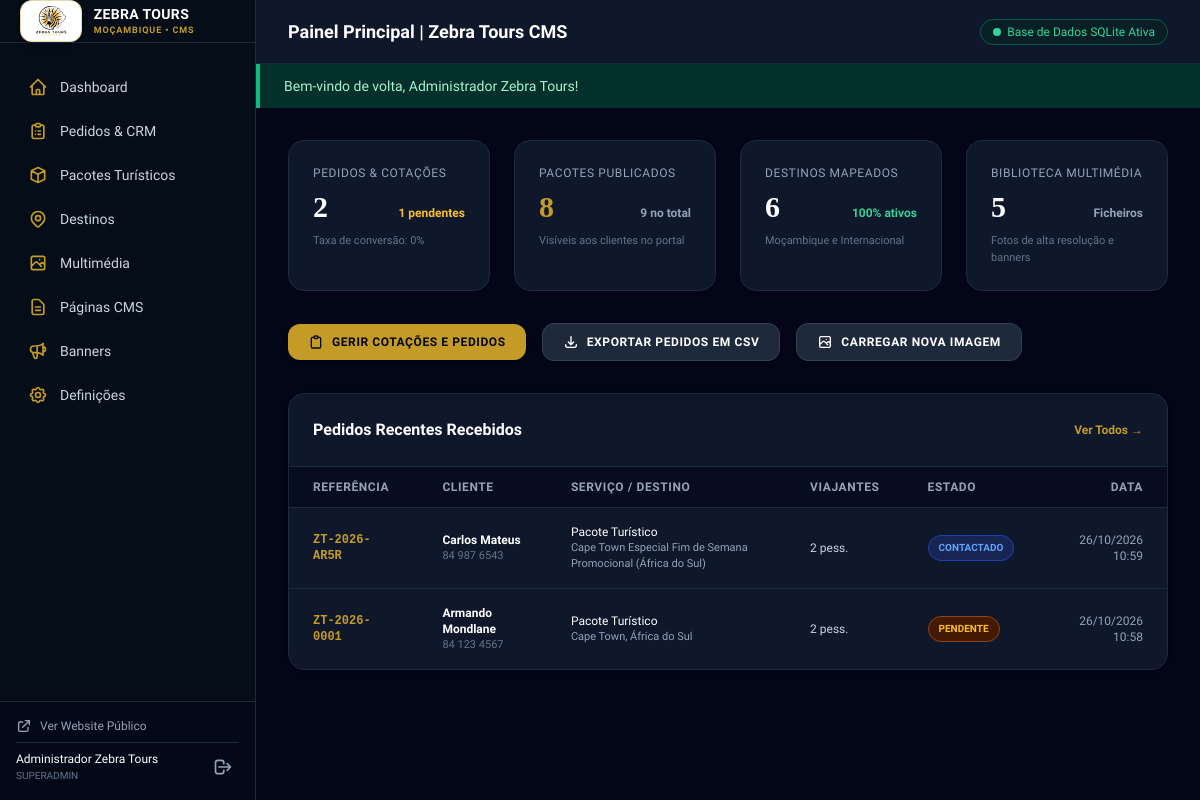
The page /admin (signed in) on the database its author committed.
### tables this page shows
CREATE TABLE booking_requests (
    id INTEGER PRIMARY KEY AUTOINCREMENT,
    reference_code TEXT NOT NULL UNIQUE,
    package_id INTEGER REFERENCES packages(id) ON DELETE SET NULL,
    customer_name TEXT NOT NULL,
    customer_email TEXT,
    customer_phone TEXT NOT NULL,
    phone_country_code TEXT NOT NULL DEFAULT '+258',
    service_type TEXT NOT NULL,
    destination TEXT,
    preferred_dates TEXT,
    travelers_count INTEGER NOT NULL DEFAULT 1,
    message TEXT,
    status TEXT NOT NULL DEFAULT 'Pendente' CHECK (status IN ('Pendente', 'Em análise', 'Contactado', 'Confirmado', 'Cancelado')),
    admin_notes TEXT,
    created_at DATETIME DEFAULT CURRENT_TIMESTAMP,
    updated_at DATETIME DEFAULT CURRENT_TIMESTAMP
);

### app/Core/View.php (called while the page is built, shortened)
<?php
class View
{
    public static function render(string $template, array $data = [], ?string $layout = 'layouts/main'): string
    {
        $basePath = dirname(__DIR__) . '/Views/';
        $viewFile = $basePath . $template . '.php';
        extract($data);
        include $viewFile;
        $content = ob_get_clean();
        if ($layout !== null) {
            $layoutFile = $basePath . $layout . '.php';
            if (file_exists($layoutFile)) {
                return ob_get_clean();
            }
        }
        return $content;
    }
}

### app/Core/Controller.php (called while the page is built, shortened)
<?php
abstract class Controller
{
    protected function render(string $view, array $data = [], ?string $layout = 'layouts/main'): Response
    {
        $db = Database::getConnection();
        $settingsRows = $db->query("SELECT setting_key, setting_value FROM settings")->fetchAll();
        $settings = [];
        foreach ($settingsRows as $row) {
            $settings[$row['setting_key']] = $row['setting_value'];
        }
        $navItems = $db->query("SELECT * FROM navigation_items WHERE is_active = 1 ORDER BY sort_order ASC")->fetchAll();
        $data['siteSettings'] = $settings;
        $data['navItems'] = $navItems;
        $data['currentUser'] = Auth::user();
        $html = View::render($view, $data, $layout);
        return Response::html($html);
    }
}

### app/Controllers/AdminController.php (called while the page is built, shortened)
<?php
class AdminController extends Controller
{
    public function dashboard(Request $request): Response
    {
        $db = Database::getConnection();
        $stats = [
            'totalPackages'     => (int) $db->query("SELECT count(*) FROM packages")->fetchColumn(),
            'publishedPackages' => (int) $db->query("SELECT count(*) FROM packages WHERE status = 'publicado'")->fetchColumn(),
            'totalDestinations' => (int) $db->query("SELECT count(*) FROM destinations")->fetchColumn(),
            'totalBookings'     => (int) $db->query("SELECT count(*) FROM booking_requests")->fetchColumn(),
            'pendingBookings'   => (int) $db->query("SELECT count(*) FROM booking_requests WHERE status = 'Pendente'")->fetchColumn(),
            'confirmedBookings' => (int) $db->query("SELECT count(*) FROM booking_requests WHERE status = 'Confirmado'")->fetchColumn(),
            'pendingContacts'   => (int) $db->query("SELECT count(*) FROM contact_messages WHERE status = 'Pendente'")->fetchColumn(),
            'totalMedia'        => (int) $db->query("SELECT count(*) FROM media_library")->fetchColumn(),
        ];
        $stats['conversionRate'] = $stats['totalBookings'] > 0
            ? round(($stats['confirmedBookings'] / $stats['totalBookings']) * 100)
            : 0;
        $recentBookings = $db->query("
            SELECT b.*, p.title as package_title
            FROM booking_requests b
            LEFT JOIN packages p ON p.id = b.package_id
            ORDER BY b.created_at DESC
            LIMIT 6
        ")->fetchAll();
        return $this->render('admin/dashboard', [
            'pageTitle'      => 'Painel Principal | Zebra Tours CMS',
            'stats'          => $stats,
            'recentBookings' => $recentBookings,
            'successMessage' => Session::getFlash('success'),
        ], 'layouts/admin');
    }
}

### app/Core/Router.php (called while the page is built, shortened)
<?php
class Router
{
    private array $routes = [];
    public function addRoute(string $method, string $path, array|callable $handler, array $middlewares = []): void
    {
        $normalized = '/' . trim($path, '/');
        $pattern = preg_replace('/\{([a-zA-Z0-9_]+)\}/', '(?P<$1>[^/]+)', $normalized);
        $pattern = '#^' . $pattern . '$#';
        $this->routes[] = [
            'method'      => strtoupper($method),
            'pattern'     => $pattern,
            'original'    => $normalized,
            'handler'     => $handler,
            'middlewares' => $middlewares,
        ];
    }
    public function dispatch(Request $request): Response
    {
        $method = $request->getMethod();
        $path = $request->getPath();
        foreach ($this->routes as $route) {
            if ($route['method'] !== $method) {
                continue;
            }
            if (preg_match($route['pattern'], $path, $matches)) {
                $params = [];
                $handler = $route['handler'];
                if (is_callable($handler)) {
                    $result = call_user_func($handler, $request, $params);
                } elseif (is_array($handler)) {
                    [$controllerClass, $action] = $handler;
                    $controller = new $controllerClass();
                    $result = $controller->$action($request, $params);
                } else {
                    return Response::html("<h1>Erro no Handler da Rota</h1>", 500);
                }
                if ($result instanceof Response) {
                    return $result;
                } elseif (is_string($result)) {
                    return Response::html($result);
                } elseif (is_array($result)) {
                    return Response::json($result);
                }
                return new Response();
            }
        }
        $notFoundHtml = View::render('errors/404', [
            'pageTitle' => 'Página não encontrada | Zebra Tours',
            'path'      => $path,
        ]);
        return Response::html($notFoundHtml, 404);
    }
}

### public/index.php (called while the page is built, shortened)
<?php
require ROOT_PATH . '/app/Core/helpers.php';
$request = new \App\Core\Request();
$router = new \App\Core\Router();
try {
    $response = $router->dispatch($request);
} catch (\Throwable $e) {
    error_log('[Zebra Tours Error]: ' . $e->getMessage() . ' in ' . $e->getFile() . ':' . $e->getLine());
    http_response_code(500);
    echo '<!DOCTYPE html><html lang="pt"><head><meta charset="utf-8"><title>Erro no Servidor</title></head><body style="font-family:sans-serif;padding:2rem;text-align:center;">';
    echo '<h1>Ocorreu um erro temporário no servidor</h1>';
    echo '<p>Por favor, tente novamente dentro de instantes ou contacte o suporte da Zebra Tours.</p>';
    echo '<a href="/">Voltar à Página Inicial</a>';
    echo '</body></html>';
}

### app/Core/helpers.php (called while the page is built, shortened)
<?php
if (!function_exists('e')) {
    function e(?string $value): string {
        return htmlspecialchars((string) $value, ENT_QUOTES, 'UTF-8');
    }
}

### app/Views/admin/dashboard.php (the view)
<div class="space-y-8">
    <div class="grid grid-cols-1 sm:grid-cols-2 lg:grid-cols-4 gap-6">
        <div class="bg-slate-900 border border-slate-800 p-6 rounded-2xl space-y-2">
            <span class="text-xs uppercase tracking-wider text-slate-400 block font-medium">Pedidos & Cotações</span>
            <div class="flex items-baseline justify-between">
                <span class="text-3xl font-bold font-serif text-white"><?= $stats['totalBookings'] ?></span>
                <span class="text-xs text-amber-400 font-semibold"><?= $stats['pendingBookings'] ?> pendentes</span>
            </div>
            <p class="text-[11px] text-slate-500">Taxa de conversão: <?= $stats['conversionRate'] ?>%</p>
        </div>
        <div class="bg-slate-900 border border-slate-800 p-6 rounded-2xl space-y-2">
            <span class="text-xs uppercase tracking-wider text-slate-400 block font-medium">Pacotes Publicados</span>
            <div class="flex items-baseline justify-between">
                <span class="text-3xl font-bold font-serif text-gold"><?= $stats['publishedPackages'] ?></span>
                <span class="text-xs text-slate-400 font-semibold"><?= $stats['totalPackages'] ?> no total</span>
            </div>
            <p class="text-[11px] text-slate-500">Visíveis aos clientes no portal</p>
        </div>
        <div class="bg-slate-900 border border-slate-800 p-6 rounded-2xl space-y-2">
            <span class="text-xs uppercase tracking-wider text-slate-400 block font-medium">Destinos Mapeados</span>
            <div class="flex items-baseline justify-between">
                <span class="text-3xl font-bold font-serif text-white"><?= $stats['totalDestinations'] ?></span>
                <span class="text-xs text-emerald-400 font-semibold">100% ativos</span>
            </div>
            <p class="text-[11px] text-slate-500">Moçambique e Internacional</p>
        </div>
        <div class="bg-slate-900 border border-slate-800 p-6 rounded-2xl space-y-2">
            <span class="text-xs uppercase tracking-wider text-slate-400 block font-medium">Biblioteca Multimédia</span>
            <div class="flex items-baseline justify-between">
                <span class="text-3xl font-bold font-serif text-white"><?= $stats['totalMedia'] ?></span>
                <span class="text-xs text-slate-400 font-semibold">Ficheiros</span>
            </div>
            <p class="text-[11px] text-slate-500">Fotos de alta resolução e banners</p>
        </div>
    </div>
    <div class="flex flex-wrap items-center gap-4">
        <a href="/admin/pedidos" class="px-5 py-2.5 bg-gold text-slate-950 font-bold rounded-xl text-xs uppercase tracking-wider hover:brightness-110 transition flex items-center gap-2 shadow">
            <svg class="w-4 h-4" fill="none" stroke="currentColor" viewBox="0 0 24 24"><path stroke-linecap="round" stroke-linejoin="round" stroke-width="2" d="M9 5H7a2 2 0 00-2 2v12a2 2 0 002 2h10a2 2 0 002-2V7a2 2 0 00-2-2h-2M9 5a2 2 0 002 2h2a2 2 0 002-2M9 5a2 2 0 012-2h2a2 2 0 012 2"/></svg>
            Gerir Cotações e Pedidos
        </a>
        <a href="/admin/pedidos/exportar-csv" class="px-5 py-2.5 bg-slate-800 text-white font-bold rounded-xl text-xs uppercase tracking-wider hover:bg-slate-700 transition flex items-center gap-2 border border-slate-700">
            <svg class="w-4 h-4" fill="none" stroke="currentColor" viewBox="0 0 24 24"><path stroke-linecap="round" stroke-linejoin="round" stroke-width="2" d="M4 16v1a3 3 0 003 3h10a3 3 0 003-3v-1m-4-4l-4 4m0 0l-4-4m4 4V4"/></svg>
            Exportar Pedidos em CSV
        </a>
        <a href="/admin/media/upload" class="px-5 py-2.5 bg-slate-800 text-white font-bold rounded-xl text-xs uppercase tracking-wider hover:bg-slate-700 transition flex items-center gap-2 border border-slate-700">
            <svg class="w-4 h-4" fill="none" stroke="currentColor" viewBox="0 0 24 24"><path stroke-linecap="round" stroke-linejoin="round" stroke-width="2" d="M4 16l4.586-4.586a2 2 0 012.828 0L16 16m-2-2l1.586-1.586a2 2 0 012.828 0L20 14m-6-6h.01M6 20h12a2 2 0 002-2V6a2 2 0 00-2-2H6a2 2 0 00-2 2v12a2 2 0 002 2z"/></svg>
            Carregar Nova Imagem
        </a>
    </div>
    <div class="bg-slate-900 border border-slate-800 rounded-2xl overflow-hidden shadow">
        <div class="p-6 border-b border-slate-800 flex items-center justify-between">
            <h2 class="text-base font-bold text-white">Pedidos Recentes Recebidos</h2>
            <a href="/admin/pedidos" class="text-xs text-gold hover:underline font-semibold">Ver Todos &rarr;</a>
        </div>
        <div class="overflow-x-auto">
            <table class="w-full text-left text-sm text-slate-300">
                <thead class="bg-slate-950/60 text-xs uppercase tracking-wider text-slate-400 border-b border-slate-800">
                    <tr>
                        <th class="py-3 px-6">Referência</th>
                        <th class="py-3 px-6">Cliente</th>
                        <th class="py-3 px-6">Serviço / Destino</th>
                        <th class="py-3 px-6">Viajantes</th>
                        <th class="py-3 px-6">Estado</th>
                        <th class="py-3 px-6 text-right">Data</th>
                    </tr>
                </thead>
                <tbody class="divide-y divide-slate-800 text-xs">
                    <?php if (empty($recentBookings)): ?>
                        <tr>
                            <td colspan="6" class="py-8 text-center text-slate-500">Nenhum pedido registado até ao momento.</td>
                        </tr>
                    <?php else: ?>
                        <?php foreach ($recentBookings as $b): ?>
                            <tr class="hover:bg-slate-800/40 transition">
                                <td class="py-4 px-6 font-mono font-bold text-gold"><?= e($b['reference_code']) ?></td>
                                <td class="py-4 px-6">
                                    <span class="block font-semibold text-white"><?= e($b['customer_name']) ?></span>
                                    <span class="block text-slate-500 text-[11px]"><?= e($b['customer_phone']) ?></span>
                                </td>
                                <td class="py-4 px-6">
                                    <span class="block text-white font-medium"><?= e($b['service_type']) ?></span>
                                    <span class="block text-slate-400 text-[11px]"><?= e($b['destination'] ?: $b['package_title'] ?: '-') ?></span>
                                </td>
                                <td class="py-4 px-6"><?= e($b['travelers_count']) ?> pess.</td>
                                <td class="py-4 px-6">
                                    <?php
                                        $statusClass = match($b['status']) {
                                            'Confirmado' => 'bg-emerald-950 text-emerald-400 border-emerald-800',
                                            'Pendente'   => 'bg-amber-950 text-amber-400 border-amber-800',
                                            'Contactado' => 'bg-blue-950 text-blue-400 border-blue-800',
                                            'Cancelado'  => 'bg-rose-950 text-rose-400 border-rose-800',
                                            default      => 'bg-slate-800 text-slate-300 border-slate-700',
                                        };
                                    ?>
                                    <span class="inline-block px-2.5 py-1 rounded-full text-[10px] font-bold uppercase border <?= $statusClass ?>">
                                        <?= e($b['status']) ?>
                                    </span>
                                </td>
                                <td class="py-4 px-6 text-right text-slate-400"><?= date('d/m/Y H:i', strtotime($b['created_at'])) ?></td>
                            </tr>
                        <?php endforeach; ?>
                    <?php endif; ?>
                </tbody>
            </table>
        </div>
    </div>
</div>

### rows shown on the page
booking_requests: reference_code "ZT-2026-AR5R", customer_name "Carlos Mateus", customer_phone "84 987 6543", service_type "Pacote Turístico", destination "Cape Town Especial Fim de Semana Promocional (África do Sul)", travelers_count "2", status "CONTACTADO", created_at "26/10/2026 10:59"
booking_requests: reference_code "ZT-2026-0001", customer_name "Armando Mondlane", customer_phone "84 123 4567", service_type "Pacote Turístico", destination "Cape Town, África do Sul", travelers_count "2", status "PENDENTE", created_at "26/10/2026 10:58"

### other values the page prints
$currentUser['name'] "Administrador Zebra Tours"
$currentUser['role'] "SUPERADMIN"
$pageTitle "Painel Principal | Zebra Tours CMS"
$successMessage "Bem-vindo de volta, Administrador Zebra Tours!"
$stats['totalBookings'] "2"
$stats['pendingBookings'] "1"
$stats['conversionRate'] "0"
$stats['publishedPackages'] "8"
$stats['totalPackages'] "9"
$stats['totalDestinations'] "6"
$stats['totalMedia'] "5"
